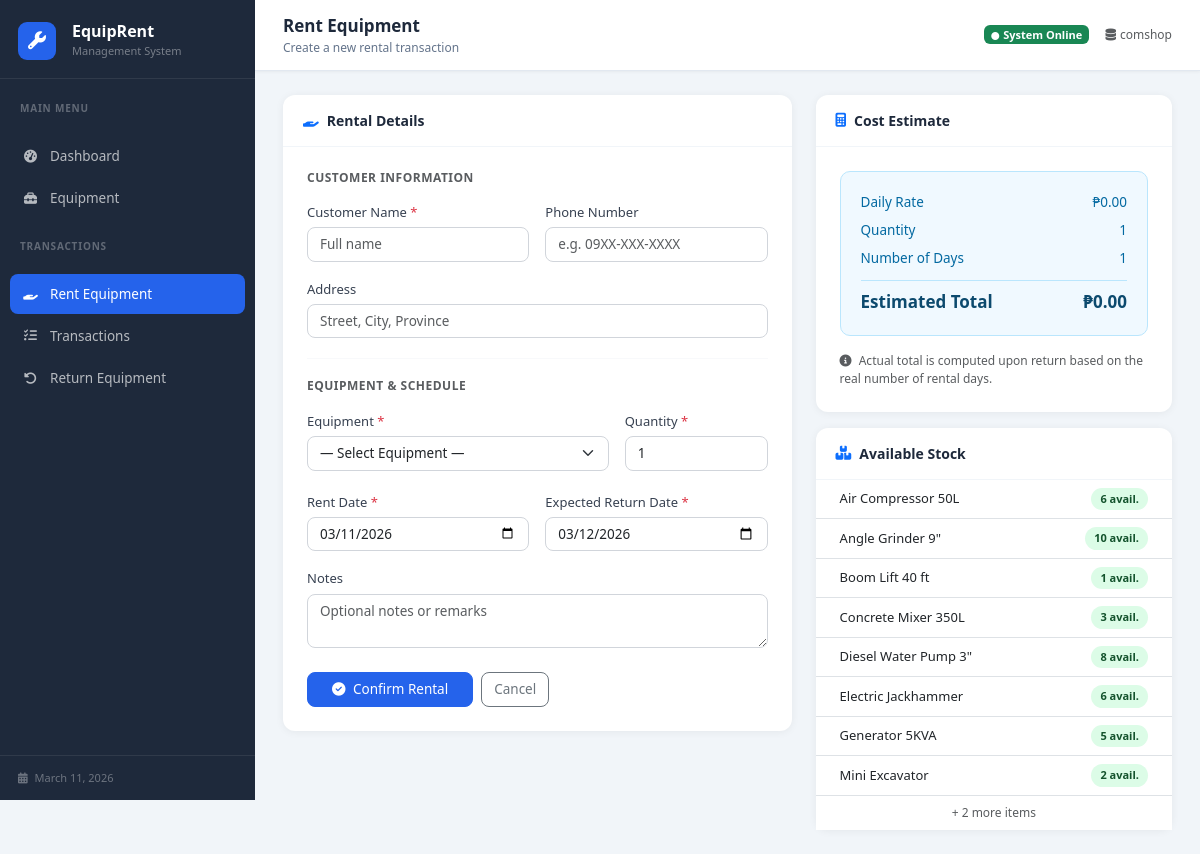
Page /rent.php on the committed database.
### tables this page shows
CREATE TABLE `equipment` (
    `id`                 INT            NOT NULL AUTO_INCREMENT,
    `name`               VARCHAR(100)   NOT NULL,
    `description`        TEXT,
    `category`           VARCHAR(50)    NOT NULL DEFAULT 'General',
    `daily_rate`         DECIMAL(10,2)  NOT NULL DEFAULT 0.00,
    `total_quantity`     INT            NOT NULL DEFAULT 1,
    `available_quantity` INT            NOT NULL DEFAULT 1,
    `created_at`         TIMESTAMP      NOT NULL DEFAULT CURRENT_TIMESTAMP,
    PRIMARY KEY (`id`)
);

### rent.php (the view, shortened to what this page needs)
<?php
require 'db.php';
$availableItems = $pdo->query("
    SELECT id, name, category, daily_rate, available_quantity
    FROM equipment
    WHERE available_quantity > 0
    ORDER BY name ASC
")->fetchAll();
require 'header.php';
?>
<div class="row g-4">
    <div class="col-12 col-lg-7">
        <div class="card">
            <div class="card-header">
                <i class="fas fa-hand-holding text-primary"></i> Rental Details
            </div>
            <div class="card-body p-4">
                <?php if (empty($availableItems)): ?>
                <div class="alert alert-warning mb-0">
                    <i class="fas fa-triangle-exclamation me-2"></i>
                    No equipment is currently available for rent.
                    <a href="equipment.php" class="alert-link">Return equipment</a> or
                    <a href="equipment.php" class="alert-link">add new equipment</a>.
                </div>
                <?php else: ?>
                <form method="POST" action="rent.php" id="rentForm">
                    <h6 class="fw-semibold text-muted mb-3" style="font-size:12px;text-transform:uppercase;letter-spacing:.5px;">
                        Customer Information
                    </h6>
                    <div class="row g-3 mb-3">
                        <div class="col-12 col-sm-6">
                            <label class="form-label">Customer Name <span class="text-danger">*</span></label>
                            <input type="text" name="customer_name" class="form-control"
                                   placeholder="Full name" maxlength="100" required
                                   value="<?= htmlspecialchars($_POST['customer_name'] ?? '') ?>">
                        </div>
                        <div class="col-12 col-sm-6">
                            <label class="form-label">Phone Number</label>
                            <input type="text" name="customer_phone" class="form-control"
                                   placeholder="e.g. 09XX-XXX-XXXX" maxlength="20"
                                   value="<?= htmlspecialchars($_POST['customer_phone'] ?? '') ?>">
                        </div>
                    </div>
                    <div class="mb-3">
                        <label class="form-label">Address</label>
                        <input type="text" name="customer_address" class="form-control"
                               placeholder="Street, City, Province"
                               value="<?= htmlspecialchars($_POST['customer_address'] ?? '') ?>">
                    </div>
                    <hr class="section-hr">
                    <h6 class="fw-semibold text-muted mb-3" style="font-size:12px;text-transform:uppercase;letter-spacing:.5px;">
                        Equipment & Schedule
                    </h6>
                    <div class="row g-3 mb-3">
                        <div class="col-12 col-sm-8">
                            <label class="form-label">Equipment <span class="text-danger">*</span></label>
                            <select name="equipment_id" id="equipmentSelect" class="form-select" required>
                                <option value="">— Select Equipment —</option>
                            </select>
                        </div>
                        <div class="col-12 col-sm-4">
                            <label class="form-label">Quantity <span class="text-danger">*</span></label>
                            <input type="number" name="quantity" id="quantityInput"
                                   class="form-control" min="1" value="<?= (int)($_POST['quantity'] ?? 1) ?>" required>
                        </div>
                    </div>
                    <div class="row g-3 mb-3">
                        <div class="col-12 col-sm-6">
                            <label class="form-label">Rent Date <span class="text-danger">*</span></label>
                            <input type="date" name="rent_date" id="rentDate" class="form-control"
                                   value="<?= htmlspecialchars($_POST['rent_date'] ?? date('Y-m-d')) ?>" required>
                        </div>
                        <div class="col-12 col-sm-6">
                            <label class="form-label">Expected Return Date <span class="text-danger">*</span></label>
                            <input type="date" name="expected_return_date" id="returnDate"
                                   class="form-control"
                                   value="<?= htmlspecialchars($_POST['expected_return_date'] ?? '') ?>" required>
                        </div>
                    </div>
                    <div class="mb-4">
                        <label class="form-label">Notes</label>
                        <textarea name="notes" class="form-control" rows="2"
                                  placeholder="Optional notes or remarks"><?= htmlspecialchars($_POST['notes'] ?? '') ?></textarea>
                    </div>
                    <div class="d-flex gap-2">
                        <button type="submit" class="btn btn-primary px-4">
                            <i class="fas fa-circle-check me-1"></i> Confirm Rental
                        </button>
                        <a href="index.php" class="btn btn-outline-secondary">Cancel</a>
                    </div>
                </form>
                <?php endif; ?>
            </div>
        </div>
    </div>
    <div class="col-12 col-lg-5">
        <div class="card mb-3">
            <div class="card-header">
                <i class="fas fa-calculator text-primary"></i> Cost Estimate
            </div>
            <div class="card-body p-4">
                <div class="calc-box" id="calcBox">
                    <div class="calc-row">
                        <span>Daily Rate</span>
                        <span id="calcRate">&#8369;0.00</span>
                    </div>
                    <div class="calc-row">
                        <span>Quantity</span>
                        <span id="calcQty">1</span>
                    </div>
                    <div class="calc-row">
                        <span>Number of Days</span>
                        <span id="calcDays">0</span>
                    </div>
                    <div class="calc-row calc-total">
                        <span>Estimated Total</span>
                        <span id="calcTotal">&#8369;0.00</span>
                    </div>
                </div>
                <p class="text-muted mt-3 mb-0" style="font-size:12px;">
                    <i class="fas fa-circle-info me-1"></i>
                    Actual total is computed upon return based on the real number of rental days.
                </p>
            </div>
        </div>
        <div class="card">
            <div class="card-header">
                <i class="fas fa-boxes-stacked text-primary"></i> Available Stock
            </div>
            <div class="card-body p-0">
                <ul class="list-group list-group-flush" style="font-size:13px;">
                    <?php foreach (array_slice($availableItems, 0, 8) as $eq): ?>
                    <li class="list-group-item d-flex justify-content-between align-items-center px-4 py-2">
                        <span><?= htmlspecialchars($eq['name']) ?></span>
                        <span class="badge-available"><?= (int)$eq['available_quantity'] ?> avail.</span>
                    </li>
                    <?php endforeach; ?>
                    <?php if (count($availableItems) > 8): ?>
                    <li class="list-group-item text-center text-muted py-2" style="font-size:12px;">
                        + <?= count($availableItems) - 8 ?> more items
                    </li>
                    <?php endif; ?>
                </ul>
            </div>
        </div>
    </div>
</div>
<?php require 'footer.php'; ?>

### style.css (style rules this page uses)
:root { --sidebar-width : 255px; --sidebar-bg : #1e293b; --sidebar-hover : rgba(255,255,255,0.07); --sidebar-active: #2563eb; --body-bg : #f1f5f9; --primary : #2563eb; --success : #16a34a; --warning : #d97706; --danger : #dc2626; }
* { box-sizing: border-box; }
body { background : var(--body-bg); font-family: 'Segoe UI', Tahoma, Geneva, Verdana, sans-serif; font-size : 14px; color : #1e293b; }
.card { background : #fff; border : none; border-radius: 12px; box-shadow : 0 1px 8px rgba(0,0,0,0.06); }
.card-header { background : transparent; border-bottom: 1px solid #f1f5f9; padding : 15px 20px; font-weight : 600; font-size : 14px; color : #1e293b; display : flex; align-items : center; gap : 8px; }
.badge-available { background: #dcfce7; color: #14532d; padding: 3px 9px; border-radius: 20px; font-size: 11px; font-weight: 600; display: inline-block; }
.form-label { font-weight: 500; font-size : 13px; color : #374151; margin-bottom: 5px; }
.form-control, .form-select, .form-control:focus, .form-select:focus { border-radius: 8px; font-size : 13.5px; border-color : #d1d5db; }
.btn { border-radius: 8px; font-size: 13.5px; font-weight: 500; }
.btn-primary { background: var(--primary); border-color: var(--primary); }
hr.section-hr { border: none; border-top: 1px solid #e2e8f0; margin: 20px 0; }
.calc-box { background : #f0f9ff; border : 1px solid #bae6fd; border-radius: 10px; padding : 16px 20px; }
.calc-box .calc-row { display : flex; justify-content: space-between; align-items : center; padding : 4px 0; font-size : 13.5px; color : #0369a1; }
.calc-box .calc-total { font-size : 17px; font-weight: 700; color : #0c4a6e; border-top : 1px solid #bae6fd; margin-top : 8px; padding-top: 8px; }

### rows in the picture
equipment: name "Air Compressor 50L", available_quantity "6"
equipment: name "Angle Grinder 9\"", available_quantity "10"
equipment: name "Boom Lift 40 ft", available_quantity "1"
equipment: name "Concrete Mixer 350L", available_quantity "3"
equipment: name "Diesel Water Pump 3\"", available_quantity "8"
equipment: name "Electric Jackhammer", available_quantity "6"
equipment: name "Generator 5KVA", available_quantity "5"
equipment: name "Mini Excavator", available_quantity "2"

### other values in the picture
$page_title "Rent Equipment"
$page_subtitle "Create a new rental transaction"
count($availableItems) - 8 "2"
